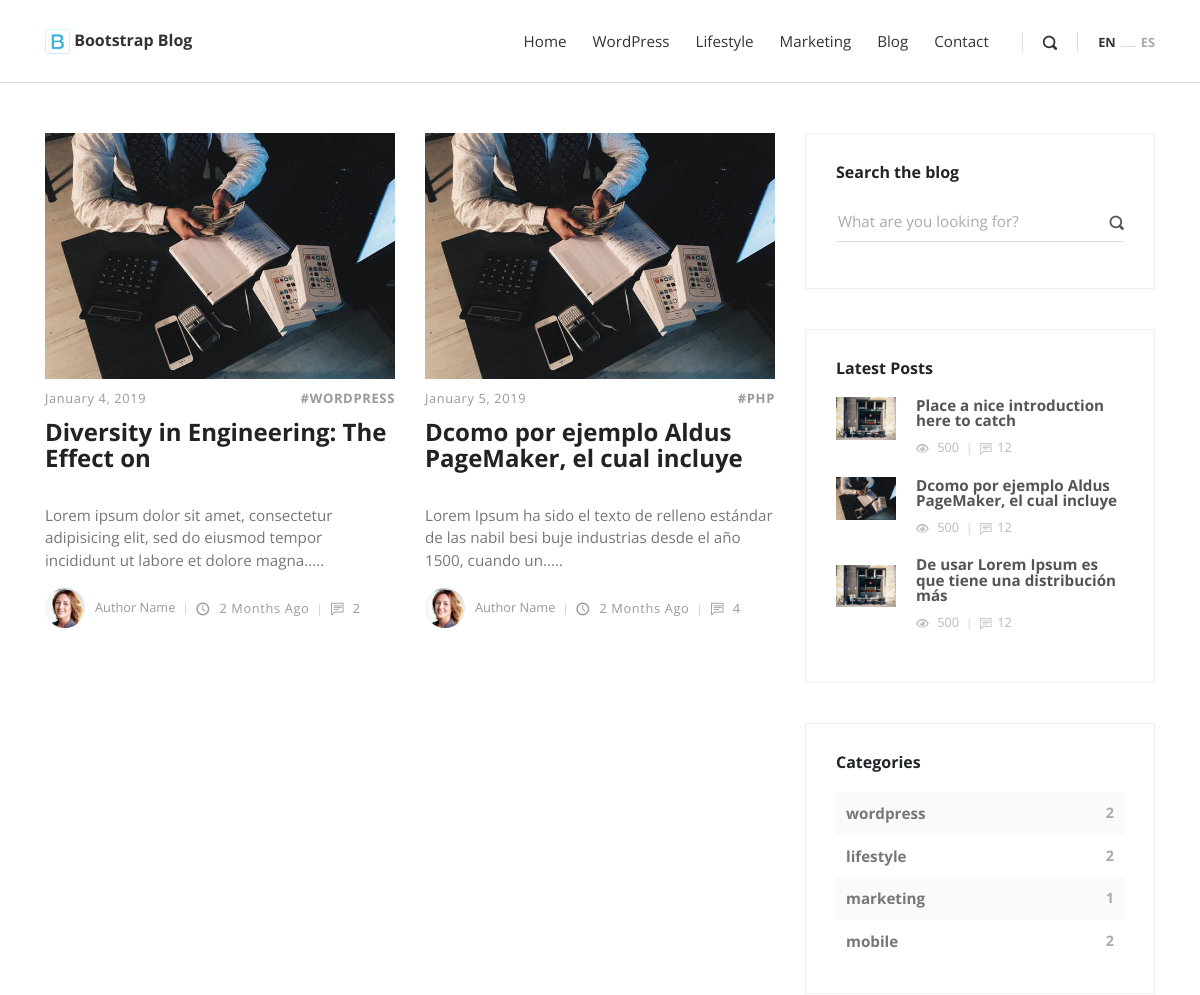
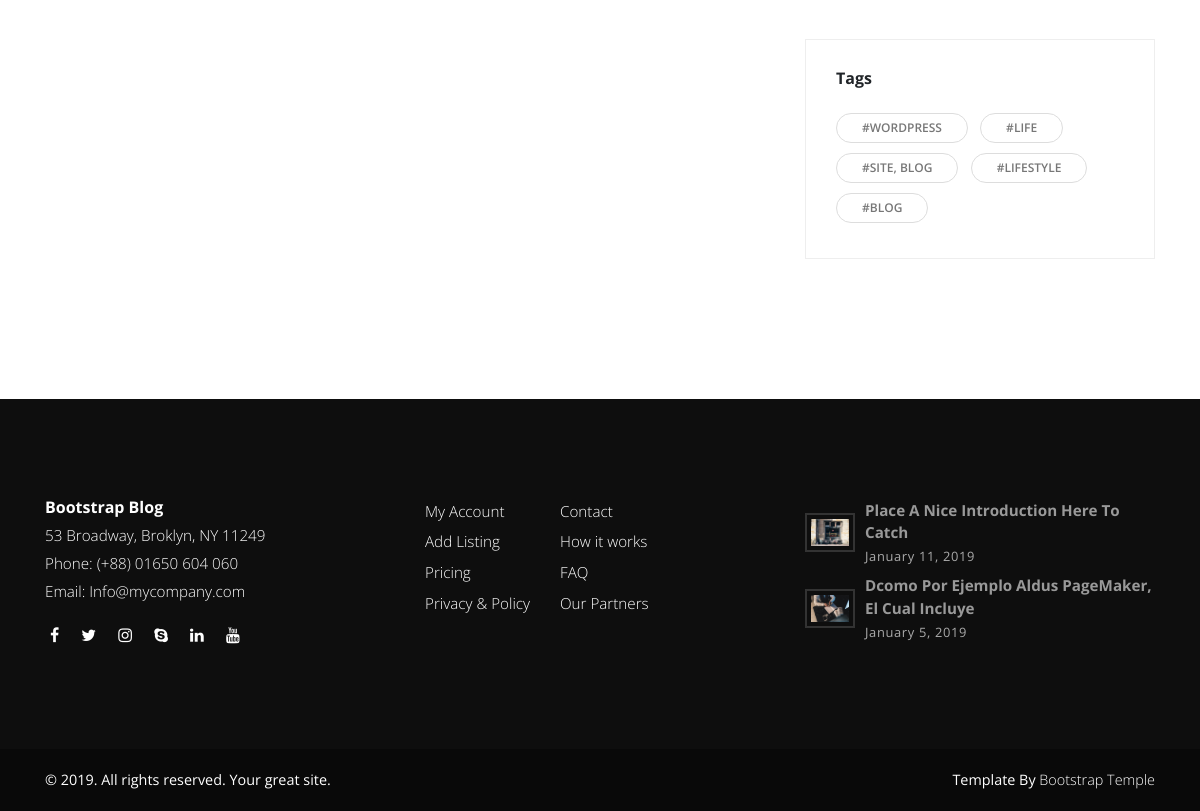
Before: /category.php?category=1 with the older database file (2 pictures, top to bottom).
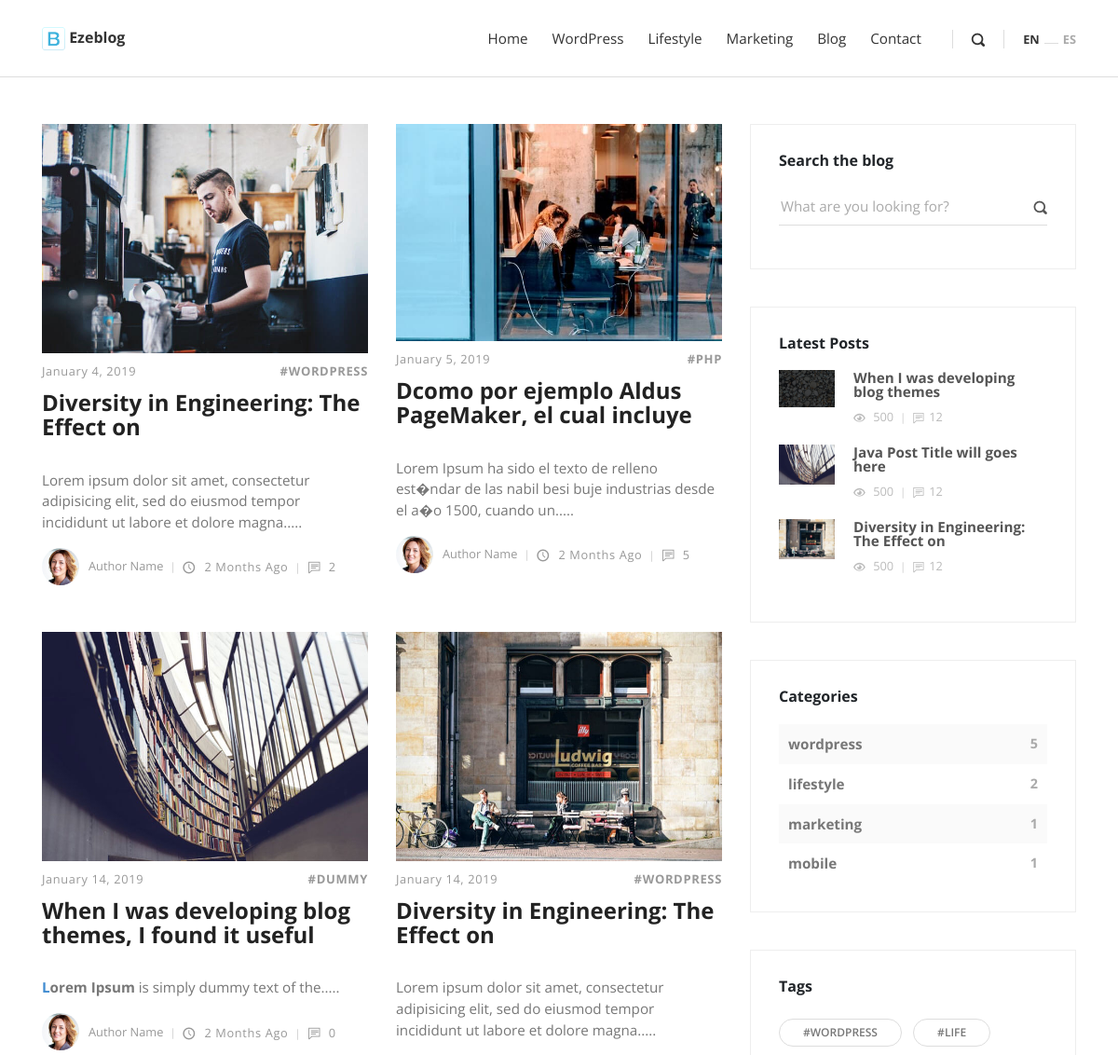
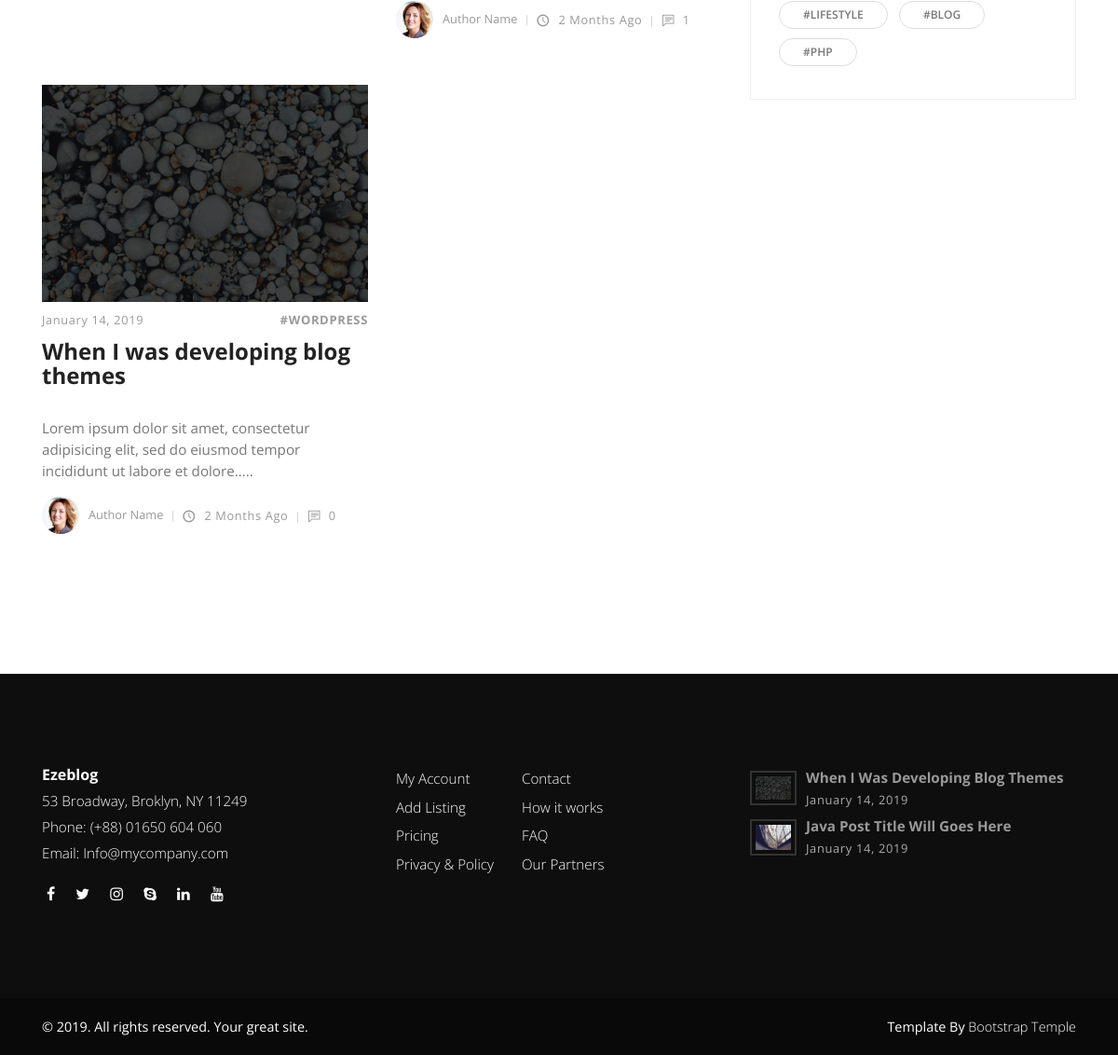
After: the same page with the newer database file (2 pictures, top to bottom).
### tables this page shows
CREATE TABLE `list_customize` (
  `id` int(11) NOT NULL,
  `title` varchar(255) NOT NULL,
  `tagline` varchar(255) NOT NULL,
  `url` varchar(255) NOT NULL,
  `logo` varchar(255) NOT NULL,
  `textlogo` varchar(255) NOT NULL,
  `address` varchar(255) NOT NULL,
  `phone` varchar(255) NOT NULL,
  `email` varchar(255) NOT NULL,
  `copyright` varchar(255) NOT NULL,
  `status` int(11) NOT NULL DEFAULT '1',
  `updated_at` timestamp NOT NULL ON UPDATE CURRENT_TIMESTAMP
);

CREATE TABLE `list_mainmenu` (
  `id` int(11) NOT NULL,
  `title` varchar(255) NOT NULL,
  `link` varchar(255) NOT NULL,
  `parent_id` int(11) NOT NULL DEFAULT '0'
);

CREATE TABLE `list_posts` (
  `id` int(11) NOT NULL,
  `title` varchar(255) NOT NULL,
  `description` text NOT NULL,
  `category` int(11) NOT NULL,
  `image` varchar(255) NOT NULL,
  `tags` varchar(255) NOT NULL,
  `metatitle` varchar(255) NOT NULL,
  `metadescription` varchar(255) NOT NULL,
  `author` int(11) NOT NULL,
  `created_at` timestamp NOT NULL DEFAULT CURRENT_TIMESTAMP
);

CREATE TABLE `list_category` (
  `id` int(11) NOT NULL,
  `name` varchar(255) NOT NULL
);

CREATE TABLE `list_social` (
  `id` int(11) NOT NULL,
  `facebook` varchar(255) NOT NULL,
  `twitter` varchar(255) NOT NULL,
  `instagram` varchar(255) NOT NULL,
  `skype` varchar(255) NOT NULL,
  `linkedin` varchar(255) NOT NULL,
  `youtube` varchar(255) NOT NULL
);

CREATE TABLE `list_footermenu` (
  `id` int(11) NOT NULL,
  `title` varchar(255) NOT NULL,
  `link` varchar(255) NOT NULL
);

### category.php (the view)
<?php include 'inc/header.php'; ?>
    <div class="container">
        <div class="row">
            <main class="posts-listing col-lg-8">
                <div class="container">
                    <div class="row">
                        <?php
                        if(!isset($_GET['category']) || $_GET['category'] == null){
                            header("Location: 404.php");
                        }else{
                            $category = $_GET['category'];
                        }
                        ?>
                        <?php
                            $query = "SELECT *  FROM list_posts WHERE category = '$category' LIMIT 6";
                            $post = $database->select($query);
                            if($post){
                            while ($result = $post->fetch_assoc()) {
                                ?>
                                <div class="post col-xl-6">
                                    <div class="post-thumbnail"><a href="post.php?id=<?php echo $result['id']; ?>"><img src="admin/<?php echo $result['image']; ?>" alt="..."
                                                                                                                        class="img-fluid"></a></div>
                                    <div class="post-details">
                                        <div class="post-meta d-flex justify-content-between">
                                            <div class="date meta-last"><?php echo $format->formatYear($result['created_at']); ?></div>
                                            <div class="category"><a href="#">#<?php echo $result['tags']; ?></a></div>
                                        </div>
                                        <a href="post.php?id=<?php echo $result['id']; ?>">
                                            <h3 class="h4"><?php echo $result['title']; ?></h3></a>
                                        <p class="text-muted"><?php echo $format->textShorten($result['description'], 120); ?></p>
                                        <footer class="post-footer d-flex align-items-center">
                                            <a href="#" class="author d-flex align-items-center flex-wrap">
                                                <div class="avatar"><img src="img/avatar-3.jpg" alt="..." class="img-fluid"></div>
                                                <div class="title">
                                                    <span>Author Name</span></div>
                                            </a>
                                            <div class="date"><i class="icon-clock"></i> 2 months ago</div>
                                            <div class="comments meta-last"><i class="icon-comment"></i>
                                                <?php
                                                $comid = $result['id'];
                                                $query = "SELECT * FROM list_comment WHERE post = '$comid' ";
                                                $comcount = $database->select($query);
                                                if($comcount){
                                                    $count = mysqli_num_rows($comcount);
                                                    echo $count;
                                                }else{
                                                    echo 0;
                                                }
                                                ?>
                                            </div>
                                        </footer>
                                    </div>
                                </div>
                                <?php
                            }
                        ?>
                    </div>
                    <?php
                        }else{
                            echo "  <div class='col-md-12'><div class='page-not-found'> <h1 class='text-center'>Search result not found!!</h1> <p class='text-center'><a href='index.php'>Homepage</a></p></div> </div>";
                        }
                    ?>
                </div>
            </main>
            <?php include 'inc/sidebar.php'; ?>
        </div>
    </div>
<?php include 'inc/footer.php'; ?>

### inc/header.php (shortened to what the changed rows need)
<?php include 'lib/database.php'; ?>
<?php include 'lib/format.php'; ?>
<?php
    $database = new Database();
    $format = new Format();
?>
<!DOCTYPE html>
<html>
<head>
    <link rel="stylesheet" href="vendor/bootstrap/css/bootstrap.min.css">
    <link rel="stylesheet" href="vendor/font-awesome/css/font-awesome.min.css">
    <link rel="stylesheet" href="css/fontastic.css">
    <link rel="stylesheet" href="vendor/@fancyapps/fancybox/jquery.fancybox.min.css">
    <link rel="stylesheet" href="css/style.default.css" id="theme-stylesheet">
    <link rel="stylesheet" href="css/custom.css">
</head>
<body>
<header class="header">
    <nav class="navbar navbar-expand-lg">
        <div class="container">
            <div class="navbar-header d-flex align-items-center justify-content-between">
                <?php
                    $query = "SELECT * FROM list_customize WHERE id = '1'  ";
                    $data = $database->select($query);
                    if($data){
                    while($result = $data->fetch_assoc()){
                ?>
                <a href="index.php" class="navbar-brand"> <img src="admin/<?php echo $result['logo']; ?>" alt="" height="25px" width="25px"> <?php echo $result['title']; ?></a>
                <?php
                        }
                    }
                ?>
            </div>
            <div id="navbarcollapse" class="collapse navbar-collapse">
                <ul class="navbar-nav ml-auto">
                    <?php
                        $query = "SELECT * FROM list_mainmenu ORDER BY id ASC";
                        $data = $database->select($query);
                        if($data){
                            while($result = $data->fetch_assoc()){
                    ?>
                    <li class="nav-item"><a href="<?php echo $result['link']; ?>" class="nav-link "><?php echo $result['title']; ?></a>
                    </li>
                     <?php
                            }
                        }
                    ?>
                </ul>
            </div>
        </div>
    </nav>
</header>

### inc/sidebar.php (shortened to what the changed rows need)
<aside class="col-lg-4">
    <div class="widget latest-posts">
        <div class="blog-posts">
            <?php
                $query = "SELECT * FROM list_posts ORDER BY id DESC LIMIT 3";
                $post = $database->select($query);
                if($post){
                    while($result = $post->fetch_assoc()){
             ?>
            <a href="post.php?id=<?php echo $result['id']; ?>">
                <div class="item d-flex align-items-center">
                    <div class="image"><img src="admin/<?php echo $result['image']; ?>" alt="..." class="img-fluid" width="60px" height="60px"></div>
                    <div class="title"><strong><?php echo $result['title']; ?></strong>
                        <div class="d-flex align-items-center">
                            <div class="views"><i class="icon-eye"></i> 500</div>
                            <div class="comments"><i class="icon-comment"></i>12</div>
                        </div>
                    </div>
                </div>
            </a>
             <?php
                  }
                }
            ?>
        </div>
    </div>
    <div class="widget categories">
        <?php
        $query = "SELECT * FROM list_category";
        $category = $database->select($query);
        if($category){
            while($result = $category->fetch_assoc()){
         ?>
         <div class="item d-flex justify-content-between"><a href="category.php?category=<?php echo $result['id']; ?>"><?php echo $result['name']; ?></a>
             <span>
                <?php
                $catid = $result['id'];
                $query = "SELECT * FROM list_posts WHERE category = '$catid' ";
                $catcount = $database->select($query);
                if($catcount){
                    $count = mysqli_num_rows($catcount);
                    echo $count;
                }else{
                    echo 0;
                }
                ?>
             </span>
         </div>
         <?php
                     }
                }else{
                echo "<div class='item d-flex justify-content-between'><a href='#'>No Category Found</a></div>";
            }
        ?>
    </div>
    <div class="widget tags">
        <ul class="list-inline">
            <?php
            $query = "SELECT tags FROM list_posts LIMIT 5";
            $tags = $database->select($query);
            if($tags){
                while($result = $tags->fetch_assoc()){
                    ?>
                    <li class="list-inline-item"><a href="#" class="tag">#<?php echo $result['tags']; ?></a></li>
                    <?php
                }
            }
            ?>
        </ul>
    </div>
</aside>

### inc/footer.php (shortened to what the changed rows need)
<footer class="main-footer">
    <div class="container">
        <div class="row">
            <div class="col-md-4">
                <div class="logo">
                    <?php
                        $query = "SELECT * FROM list_customize";
                        $data = $database->select($query);
                        if($data){
                        while($result = $data->fetch_assoc()){
                    ?>
                    <h6 class="text-white"><?php echo $result['title']; ?></h6>
                    <?php
                            }
                        }
                    ?>
                </div>
                <div class="contact-details">
                    <?php
                        $query = "SELECT * FROM list_customize";
                        $data = $database->select($query);
                        if($data){
                        while($result = $data->fetch_assoc()){
                    ?>
                    <p><?php echo $result['address']; ?></p>
                    <p><?php echo $result['phone']; ?></p>
                    <p><?php echo $result['email']; ?></p>
                    <?php
                           }
                        }
                    ?>
                    <ul class="social-menu">
                        <?php
                            $query = "SELECT * FROM list_social";
                            $data = $database->select($query);
                            if($data){
                            while($result = $data->fetch_assoc()){
                        ?>
                        <li class="list-inline-item"><a href="<?php echo $result['facebook']; ?>" target="_blank"><i class="fa fa-facebook"></i></a></li>
                        <li class="list-inline-item"><a href="<?php echo $result['twitter']; ?>" target="_blank"><i class="fa fa-twitter"></i></a></li>
                        <li class="list-inline-item"><a href="<?php echo $result['instagram']; ?>" target="_blank"><i class="fa fa-instagram"></i></a></li>
                        <li class="list-inline-item"><a href="<?php echo $result['skype']; ?>" target="_blank"><i class="fa fa-skype"></i></a></li>
                        <li class="list-inline-item"><a href="<?php echo $result['linkedin']; ?>" target="_blank"><i class="fa fa-linkedin"></i></a></li>
                        <li class="list-inline-item"><a href="<?php echo $result['youtube']; ?>" target="_blank"><i class="fa fa-youtube"></i></a></li>
                        <?php
                                }
                            }
                        ?>
                    </ul>
                </div>
            </div>
            <div class="col-md-4">
                <div class="menus d-flex">
                    <ul class="list-unstyled">
                        <?php
                            $query = "SELECT * FROM list_footermenu ORDER BY id ASC LIMIT 4";
                            $data = $database->select($query);
                            if($data){
                            while($result = $data->fetch_assoc()){
                        ?>
                        <li> <a href="<?php echo $result['link']; ?>"><?php echo $result['title']; ?></a></li>
                        <?php
                                }
                            }
                        ?>
                    </ul>
                    <ul class="list-unstyled">
                        <?php
                            $query = "SELECT * FROM list_footermenu ORDER BY id DESC LIMIT 4";
                            $data = $database->select($query);
                            if($data){
                            while($result = $data->fetch_assoc()){
                        ?>
                        <li> <a href="<?php echo $result['link']; ?>"><?php echo $result['title']; ?></a></li>
                        <?php
                             }
                          }
                        ?>
                    </ul>
                </div>
            </div>
            <div class="col-md-4">
                <div class="latest-posts">
                    <?php
                        $query = "SELECT * FROM list_posts ORDER BY id DESC LIMIT 2";
                        $post = $database->select($query);
                        if($post){
                        while($result = $post->fetch_assoc()){
                    ?>
                    <a href="post.php?id=<?php echo $result['id']; ?>">
                        <div class="post d-flex align-items-center">
                            <div class="image"><img src="admin/<?php echo $result['image']; ?>" alt="..." class="img-fluid"></div>
                            <div class="title"><strong><?php echo $result['title']; ?></strong><span class="date last-meta"><?php echo $format->formatYear($result['created_at']); ?></span></div>
                        </div>
                    </a>
                    <?php
                            }
                        }
                    ?>
                </div>
            </div>
        </div>
    </div>
    <div class="copyrights">
        <div class="container">
            <div class="row">
                <div class="col-md-6">
                    <?php
                        $query = "SELECT * FROM list_customize";
                        $post = $database->select($query);
                        if($post){
                        while($result = $post->fetch_assoc()){
                    ?>
                    <p>&copy; <?php echo $result['copyright']; ?></p>
                    <?php
                            }
                        }
                    ?>
                </div>
            </div>
        </div>
    </div>
</footer>
</body>
</html>

Changed rows visible on the page:
no longer on one of the page's lists (row edited): list_posts: title "Dcomo por ejemplo Aldus PageMaker, el cual incluye", title "Dcomo Por Ejemplo Aldus PageMaker, El Cual Incluye", created_at "January 5, 2019"
removed list_posts: image (picture), title "Place a nice introduction here to catch", title "Place A Nice Introduction Here To Catch", created_at "January 11, 2019"
no longer on this page (row edited): list_posts: image (picture), title "De usar Lorem Ipsum es que tiene una distribución más", shown under "Latest Posts"
changed list_customize "53 Broadway, Broklyn, NY 11249": title "Bootstrap Blog" → "Ezeblog"
changed list_posts "January 4, 2019": image: a different picture
changed list_posts "Dcomo por ejemplo Aldus PageMaker, el cual incluye": image: a different picture; description "Lorem Ipsum ha sido el texto de relleno estándar de las nabil besi buje industrias desde el año 1500, cuando un....." → "Lorem Ipsum ha sido el texto de relleno est�ndar de las nabil besi buje industrias desde el a�o 1500, cuando un....."; count "4" → "5"
added list_posts: image (picture), created_at "January 14, 2019", tags "DUMMY", title "When I was developing blog themes, I found it useful", description "L orem Ipsum is simply dummy text of the....."
added list_posts: image (picture), created_at "January 14, 2019", tags "WORDPRESS", title "Diversity in Engineering: The Effect on", description "Lorem ipsum dolor sit amet, consectetur adipisicing elit, sed do eiusmod tempor incididunt ut labore et dolore magna.....", count "1"
added list_posts: image (picture), created_at "January 14, 2019", tags "WORDPRESS", title "When I was developing blog themes", description "Lorem ipsum dolor sit amet, consectetur adipisicing elit, sed do eiusmod tempor incididunt ut labore et dolore.....", title "When I Was Developing Blog Themes"
added list_posts: image (picture), title "Java Post Title will goes here", title "Java Post Title Will Goes Here", created_at "January 14, 2019"
computed for list_category "wordpress": count "2" → "5"
computed for list_category "mobile": count "2" → "1"
Other visible differences:
new list line: "# PHP"
list line gone: "# SITE, BLOG"
